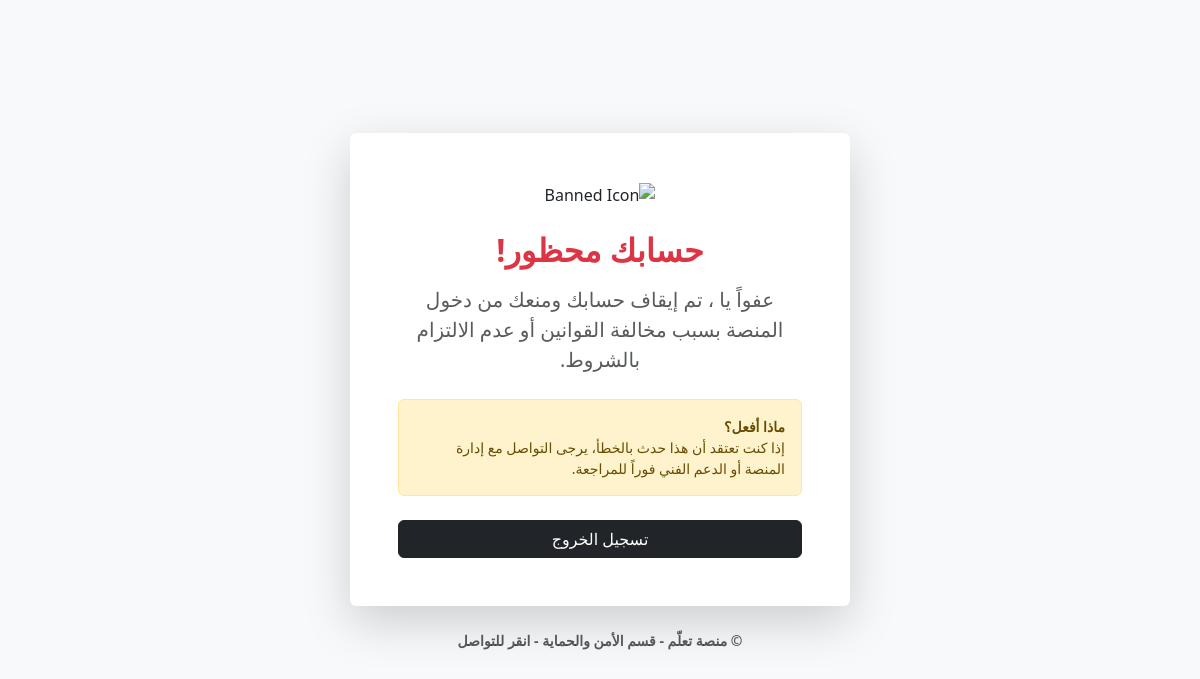
/banned/ (signed in), run on an earlier commit of the app's database.
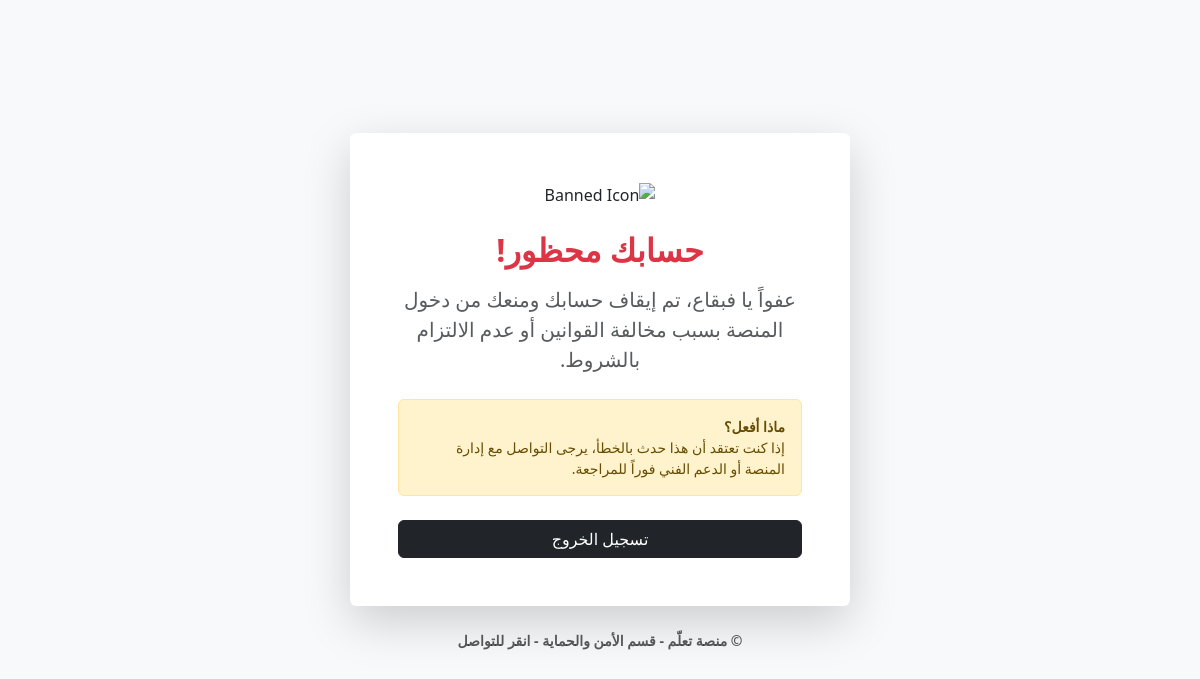
And on a later commit of the database.
### accounts/models.py (models this page shows, shortened)
class User(AbstractUser):
    role = models.CharField(max_length=20, choices=ROLE_CHOICES, default='student', verbose_name=_('نوع المستخدم'))
    phone = models.CharField(max_length=15, blank=True, null=True, verbose_name=_('رقم الهاتف'))
    national_id = models.CharField(max_length=14, blank=True, null=True, unique=True, verbose_name=_('الرقم القومي'))
    custom_id = models.CharField(max_length=10, blank=True, null=True, unique=True, verbose_name=_('كود المستخدم'))
    is_banned = models.BooleanField(default=False, verbose_name=_('محظور'))

### core/views.py (the view)
# urls.py: path('banned/', views.banned_page, name='banned_page'),
def banned_page(request):
    return render(request, 'core/banned.html')

### core/context_processors.py (called while the page is built)
def notifications(request):
    if request.user.is_authenticated:
        notifs = Notification.objects.filter(recipient=request.user)[:5]
        unread_count = Notification.objects.filter(recipient=request.user, is_read=False).count()
        return {'notifications': notifs, 'unread_count': unread_count}
    return {}

### core/models.py (called while the page is built)
    @classmethod
    def load(cls):
        obj, created = cls.objects.get_or_create(pk=1)
        return obj

### templates/core/banned.html (shortened to what this page needs)
{% load i18n %}
<!DOCTYPE html>
<html lang="ar" dir="rtl">
<head>
    <link rel="stylesheet" href="https://cdn.jsdelivr.net/npm/bootstrap@5.3.0/dist/css/bootstrap.rtl.min.css">
</head>
<body>
    <div class="container text-center">
        <div class="card border-0 shadow-lg mx-auto" style="max-width: 500px;">
            <div class="card-body p-5">
                <div class="mb-4">
                    <img src="https://cdn-icons-png.flaticon.com/512/6897/6897039.png" width="100" alt="Banned Icon">
                </div>
                <h2 class="fw-bold text-danger mb-3">{% trans "حسابك محظور!" %}</h2>
                <p class="text-muted lead mb-4">
                </p>
                <div class="alert alert-warning small text-start">
                    <strong>{% trans "ماذا أفعل؟" %}</strong><br>
                    {% trans "إذا كنت تعتقد أن هذا حدث بالخطأ، يرجى التواصل مع إدارة المنصة أو الدعم الفني فوراً للمراجعة." %}
                </div>
                <div class="mt-4 d-grid">
                    <form method="post" action="{% url 'account_logout' %}">
                        <button type="submit" class="btn btn-dark w-100">{% trans "تسجيل الخروج" %}</button>
                    </form>
                </div>
            </div>
        </div>
        <a href="https://api.whatsapp.com/send/?phone=%2B201507200894&text&type=phone_number&app_absent=0" target="_blank" class="text-warning fw-bold border-bottom border-warning pb-1 text-decoration-none">
            <p class="mt-4 text-muted small">&copy; {% trans "منصة تعلّم - قسم الأمن والحماية - انقر للتواصل" %}</p>
        </a>
    </div>
</body>
</html>

What changed in the data, as far as the page shows it:
changed User: first_name "عفواً يا ، تم إيقاف حسابك ومنعك من دخول المنصة بسبب مخالفة القوانين أو عدم الالتزام بالشروط." → "عفواً يا فبقاع، تم إيقاف حسابك ومنعك من دخول المنصة بسبب مخالفة القوانين أو عدم الالتزام بالشروط."
